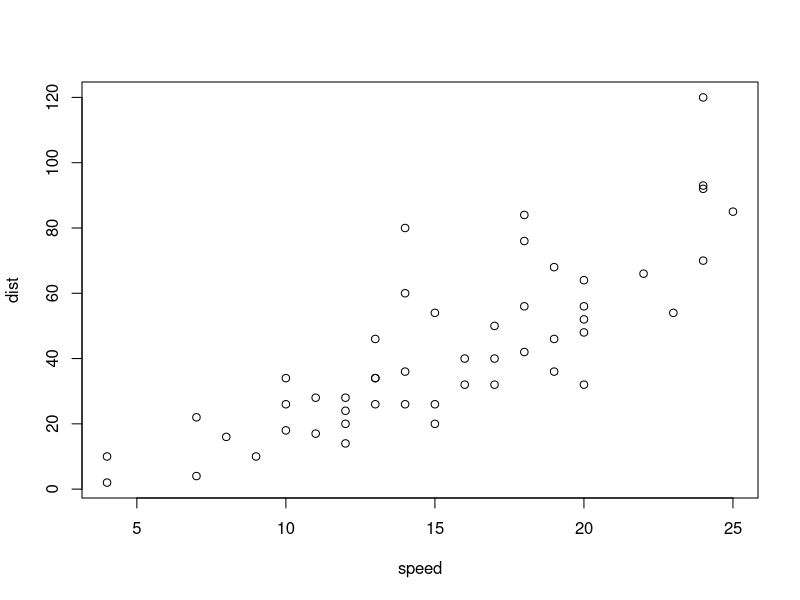
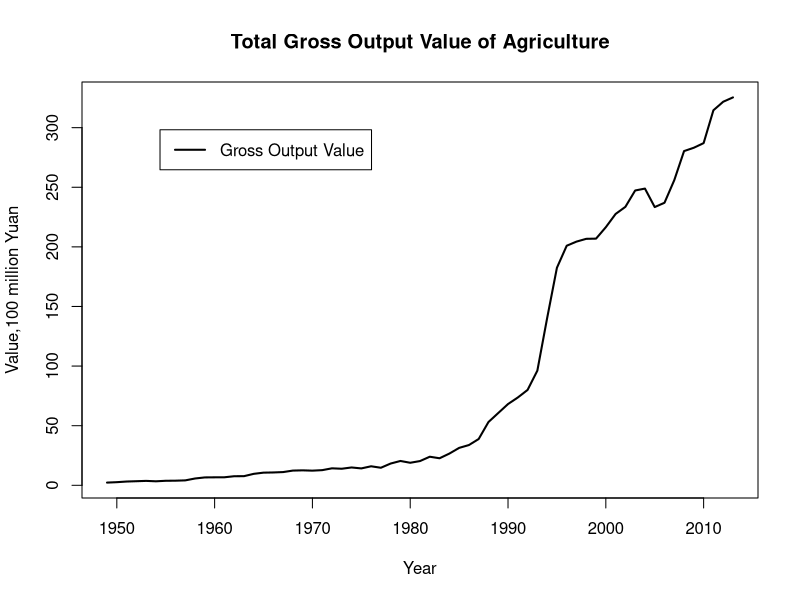

These charts were generated, in order, by the following R code:
## ---- chunk 1
summary(cars)
## ---- chunk 2
plot(cars)
## ---- chunk 3
agri <- read.table(file="data.txt", header=T)
colnames(agri)[2] <- "Total"
colnames(agri)[5] <- "Animal"
colnames(agri)[7] <- "Service"
agri

## ---- chunk 4
plot(agri$Total~agri$Year,xlab="Year",ylab="Value,100 million Yuan",main="Total Gross Output Value of Agriculture",type="l",lwd=2)
legend(1954.417,298.218,legend="Gross Output Value",lwd=2)


